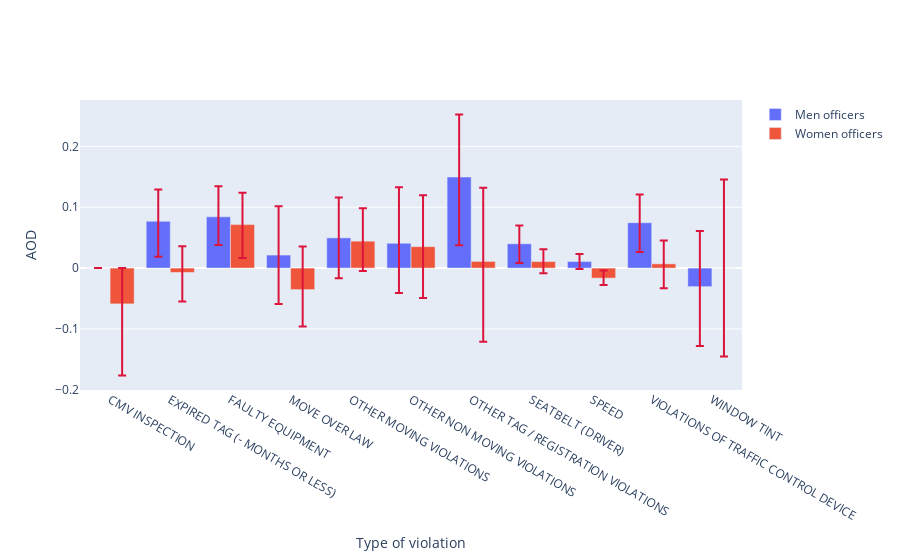

The notebook cell saved with this chart:
### Code cell
fig = go.Figure()
fig.add_trace(go.Bar(x=list(ordered_reasons_M), y=list((AOD_stopped_M.values())),
                base=0, error_y= dict(type='data',symmetric=False, array=up_M,arrayminus=down_M,color="crimson"),
                #marker_color='crimson',
                name='Men officers'))

fig.add_trace(go.Bar(x=list(ordered_reasons_W), y=list((AOD_stopped_W.values())),
                base=0,error_y= dict(type='data',symmetric=False, array=up_W,arrayminus=down_W,color="crimson"),
                
                #marker_color='crimson',
                name='Women officers'))

fig.update_xaxes(title_text='Type of violation')
fig.update_yaxes(title_text='AOD')


#fig.update_layout(
#        font = dict(size=18, family='Courier', color="#F5F5F5"),
#        paper_bgcolor='rgba(0,0,0,0)',
#        plot_bgcolor='rgba(0,0,0,0)',
#        autosize=True,
#        title={
#        'text': "AOD for male and female officers for different types of reasons",
#        'y':0.9,
#        'x':0.5,
#        'xanchor': 'center',
#        'yanchor': 'top',
#        "font" : dict(size=25, color="#F5F5F5")},
#        dragmode = False,
#    )


fig.show()
#pio.write_html(fig, file='MW_off.html', auto_open=False)

### Figure 1 — Plotly figure (JSON) as saved in the notebook; plotly's stock layout.template omitted (floating-point values rounded to 4 significant figures)
{"data": [{"base": 0, "error_y": {"array": [0, 0.05231, 0.0501, 0.08021, 0.06623, 0.09184, 0.1028, 0.02995, 0.01238, 0.04616, 0.09146], "arrayminus": [0, 0.05846, 0.04609, 0.08021, 0.06623, 0.08163, 0.1121, 0.03161, 0.01254, 0.04825, 0.09756], "color": "crimson", "symmetric": false, "type": "data"}, "name": "Men officers", "type": "bar", "x": ["CMV INSPECTION", "EXPIRED TAG (- MONTHS OR LESS)", "FAULTY EQUIPMENT", "MOVE OVER LAW", "OTHER MOVING VIOLATIONS", "OTHER NON MOVING VIOLATIONS", "OTHER TAG / REGISTRATION VIOLATIONS", "SEATBELT (DRIVER)", "SPEED", "VIOLATIONS OF TRAFFIC CONTROL DEVICE", "WINDOW TINT"], "y": [0, 0.07692, 0.08417, 0.02139, 0.04967, 0.04082, 0.1495, 0.03993, 0.01083, 0.07456, -0.03049]}, {"base": 0, "error_y": {"array": [0.05882, 0.04298, 0.05238, 0.07071, 0.05405, 0.08451, 0.1209, 0.02021, 0.01261, 0.03833, 0.1455], "arrayminus": [0.1176, 0.04762, 0.05476, 0.06061, 0.04914, 0.08451, 0.1319, 0.01902, 0.01139, 0.04007, 0.1455], "color": "crimson", "symmetric": false, "type": "data"}, "name": "Women officers", "type": "bar", "x": ["CMV INSPECTION", "EXPIRED TAG (- MONTHS OR LESS)", "FAULTY EQUIPMENT", "MOVE OVER LAW", "OTHER MOVING VIOLATIONS", "OTHER NON MOVING VIOLATIONS", "OTHER TAG / REGISTRATION VIOLATIONS", "SEATBELT (DRIVER)", "SPEED", "VIOLATIONS OF TRAFFIC CONTROL DEVICE", "WINDOW TINT"], "y": [-0.05882, -0.007143, 0.07143, -0.03535, 0.04423, 0.03521, 0.01099, 0.0107, -0.01647, 0.006969, 0]}], "layout": {"xaxis": {"title": {"text": "Type of violation"}}, "yaxis": {"title": {"text": "AOD"}}}}
